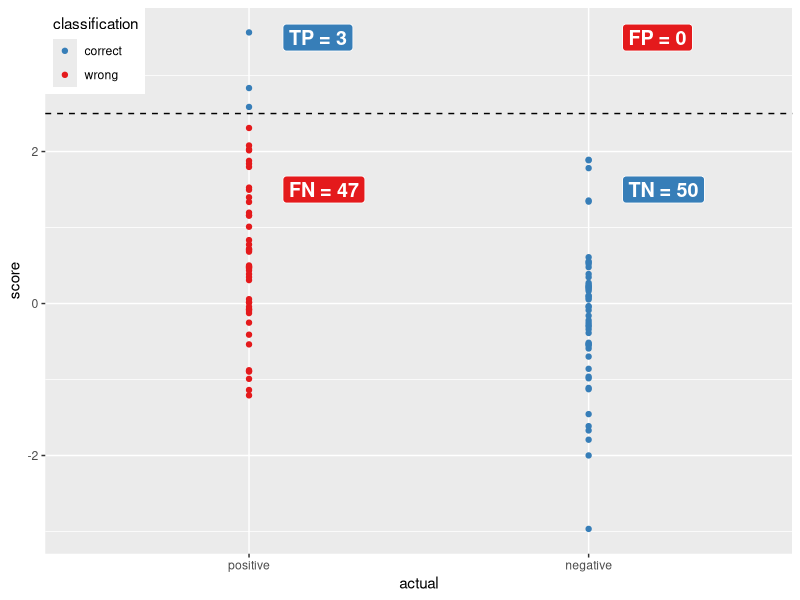

R code for this plot:
## ---- chunk 1
# Tables generated using https://www.tablesgenerator.com/html_tables#
knitr::opts_chunk$set(echo = FALSE)
rm(list=ls())

library(tidyverse)
library(scales)
library(RColorBrewer)
## ---- chunk 2
make.data <- function(N, negative.mean=0, positive.mean=1){
tibble(
  score=c(
    rnorm(N, negative.mean),
    rnorm(N, positive.mean)
  ),
  actual=
    c(
      rep("negative", N),
      rep("positive", N)
    )
)%>%
  mutate(
    actual=factor(actual, levels=c("positive", "negative")
    )
  )
}
## ---- chunk 3
classify <- function(df, threshold,offset=1){
  matrix(
    c(
      "TP", "FP",
      "FN", "TN"
    ), 
    byrow=TRUE, nrow=2,
    dimnames = list(c("positive", "negative"), c("positive", "negative"))
  ) -> confusion.matrix
  df %>%
    mutate(
      predicted=ifelse(score > threshold, "positive", "negative"),
      predicted=factor(predicted, levels=c("positive", "negative")),
      result=confusion.matrix[cbind(predicted,actual)],
      result=factor(result, levels=c("TP", "FP", "FN", "TN")),
      classification=factor(ifelse(predicted==actual, "correct", "wrong"))
    ) -> observations
  
  as.data.frame(table(observations$predicted, observations$actual)) %>%
    rename(predicted=Var1, actual=Var2, n=Freq) %>%
    mutate(
      result=confusion.matrix[cbind(predicted,actual)],
      classification=factor(ifelse(predicted==actual, "correct", "wrong")),
      score=ifelse(predicted=="positive", threshold + 1, threshold -1),
      label=sprintf("%s = %d", result, n)
    ) %>%
    select(score, actual, predicted, result, classification, n, label)    -> confusion
  return(list(observations=observations, confusion=confusion))
}
## ---- chunk 4
df <- make.data(50)
threshold=2.5
classified <- classify(df, threshold)

ggplot(data=classified$observations, aes(x=actual, y=score)) +
  geom_hline(yintercept = threshold, lty=2)+
  geom_point(aes(color=classification)) +
  scale_colour_brewer(palette = "Set1", direction=-1) +
  scale_fill_brewer(palette = "Set1", direction=-1) +
  geom_label(
    data=classified$confusion, aes(label=label, fill =classification),
    colour = "white", fontface = "bold", hjust=0, nudge_x = 0.1, size=5) + guides(fill=FALSE) +
  theme(legend.justification=c(0,1), legend.position=c(0,1))
  
  # facet_grid(predicted ~ actual, scales="free_x")
